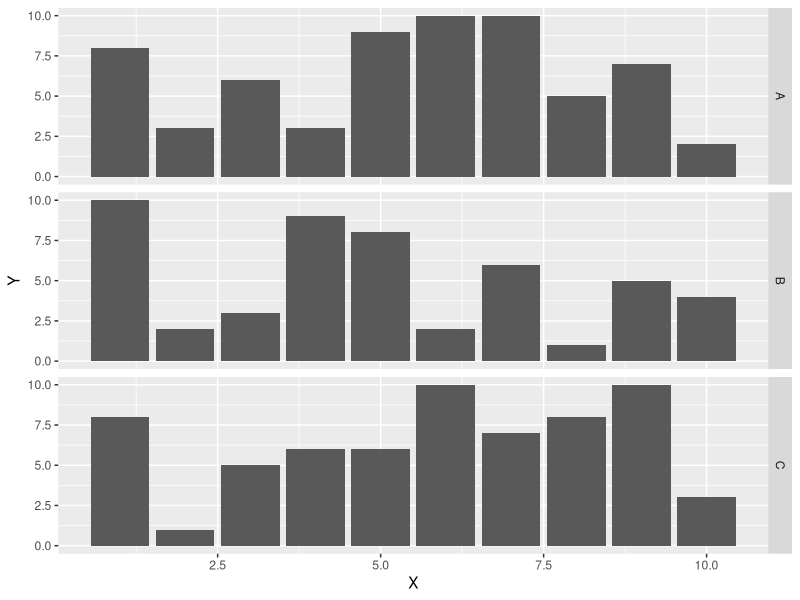
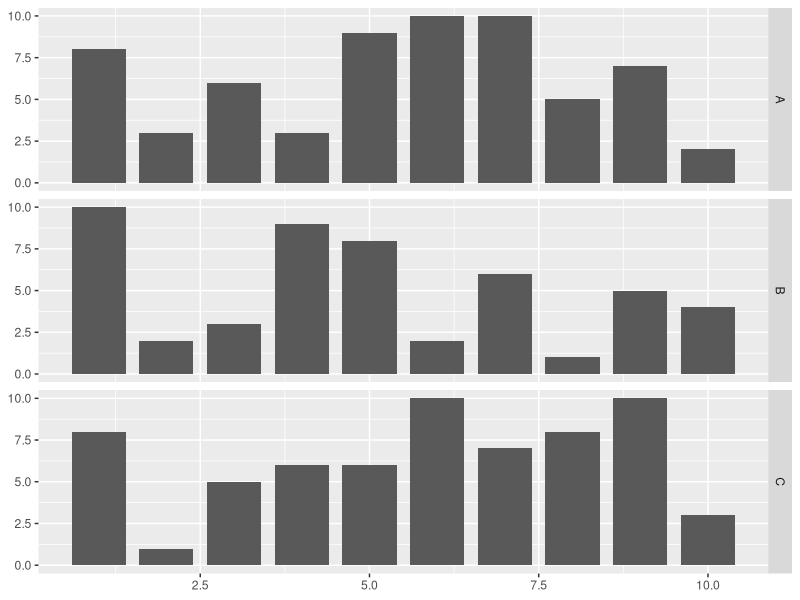
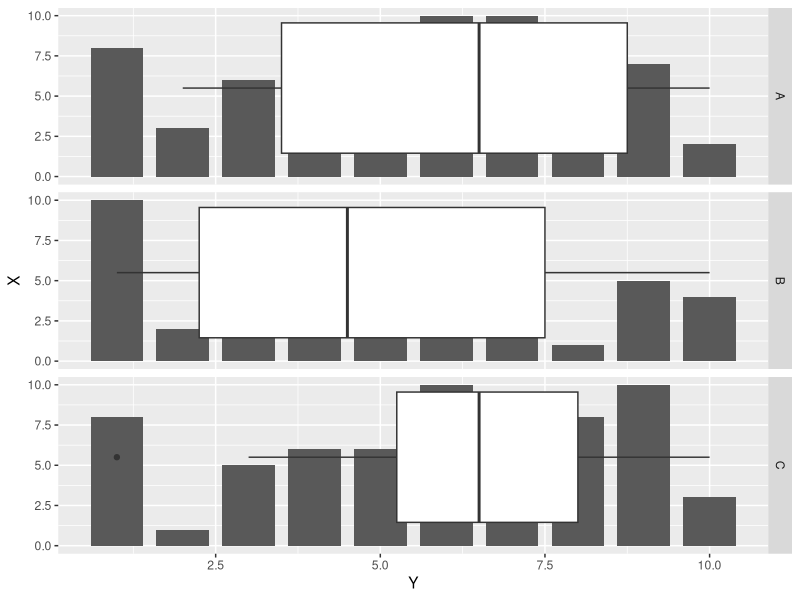
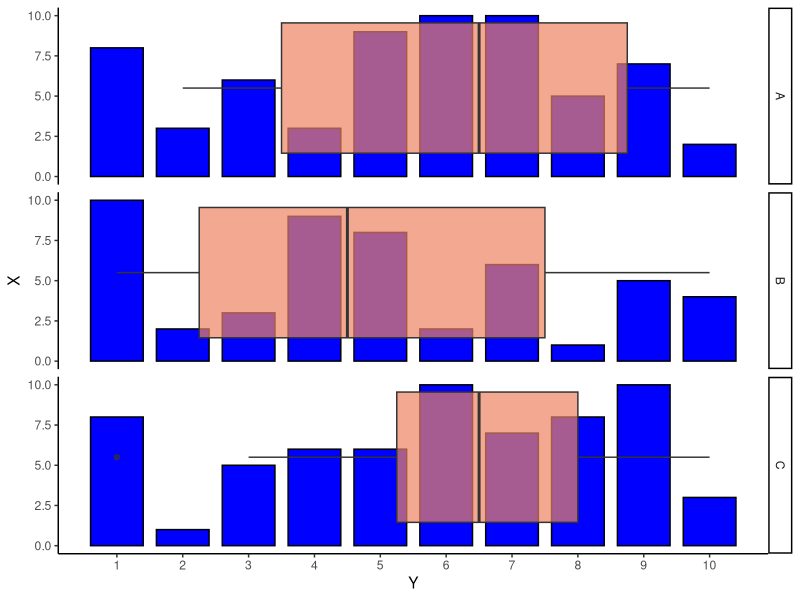
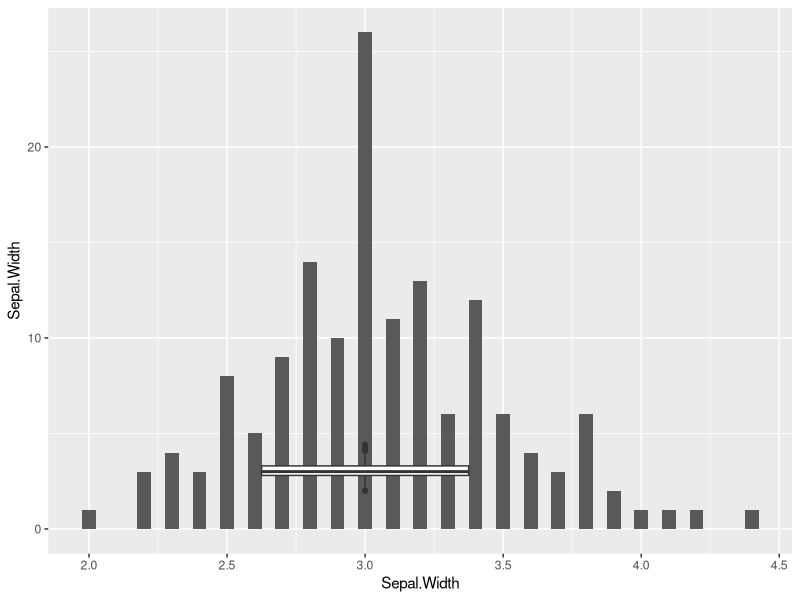
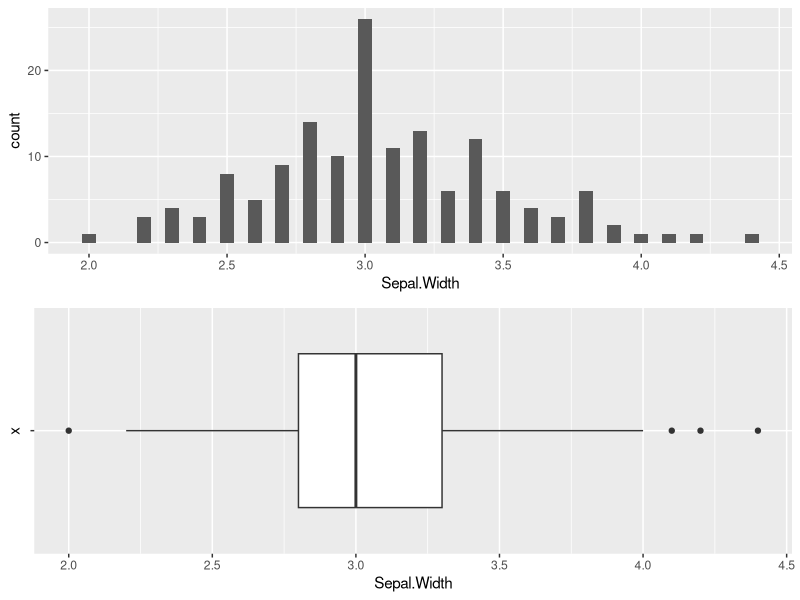
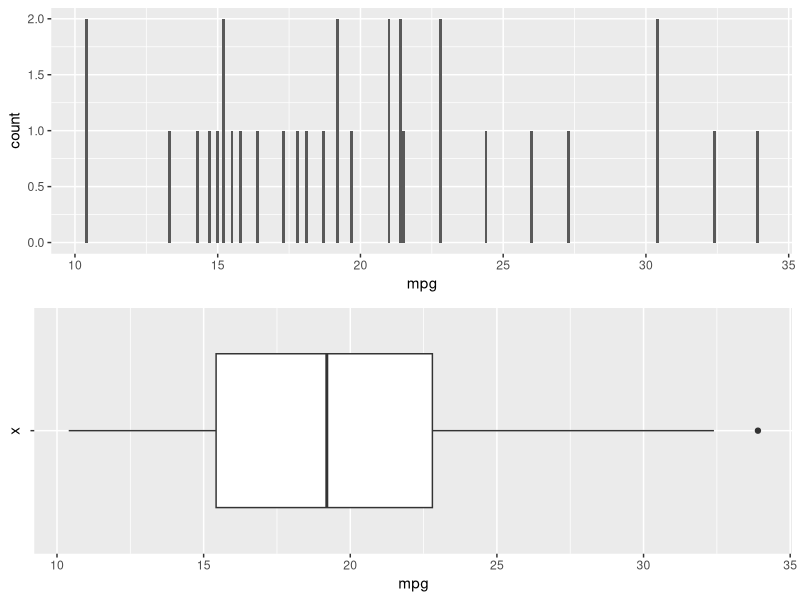

The R script that drew these images, in order: (Note: this script raises an error after producing the figures.)


df <- data.frame(State = LETTERS[1:3],
                Y = sample(1:10, 30, replace = TRUE),
                X = rep(1:10, 3))
df
library(ggplot2)

# You can plot geom_histogram or bar (pre-counted stats)
ggplot(df, aes(X, Y)) +
  geom_bar(stat = "identity", position = "dodge") +
  facet_grid(State ~ .)
# Or you can plot similar figure with geom_rect
ggplot(df)  +
  geom_rect(aes(xmin = X - 0.4, xmax = X + 0.4, ymin = 0, ymax = Y)) +
  facet_grid(State ~ .)

ggplot(df)  +
  geom_rect(aes(xmin = 0, xmax = Y, ymin = X - 0.4, ymax = X + 0.4)) +
  geom_boxplot(aes(X, Y)) +
  coord_flip() +
  facet_grid(State ~ .)

ggplot(df)  +
  geom_rect(aes(xmin = 0, xmax = Y, ymin = X - 0.4, ymax = X + 0.4),
            fill = "blue", color = "black") +
  geom_boxplot(aes(X, Y), alpha = 0.7, fill = "salmon2") +
  coord_flip() +
  facet_grid(State ~ .) +
  theme_classic() +
  scale_y_continuous(breaks = 1:max(df$X))


ggplot(iris, aes(x = Sepal.Width)) + 
  geom_histogram(binwidth = 0.05) +
  geom_boxplot(aes(x = 3, y = Sepal.Width))

library(gridExtra)

a <- ggplot(iris, aes(x = Sepal.Width)) + 
  geom_histogram(binwidth = 0.05) 

b <- ggplot(iris, aes(x = "", y = Sepal.Width)) + 
  geom_boxplot() + 
  coord_flip()

grid.arrange(a,b,nrow=2)

a <- ggplot(mtcars, aes(x = mpg)) + geom_histogram(binwidth = 0.1) 

b <- ggplot(mtcars, aes(x = "", y = mpg)) + geom_boxplot() +  coord_flip()

grid.arrange(a,b,nrow=2)


my3cols <- c("#E7B800", "#2E9FDF", "#FC4E07")
ggplot(mtcars, aes(x=cyl, y=mpg , group=gear)) + geom_dotplot(aes(color = gear, fill = gear), binaxis = 'y', stackdir = 'center') + scale_color_manual(values = my3cols) + scale_fill_manual(values = my3cols)
